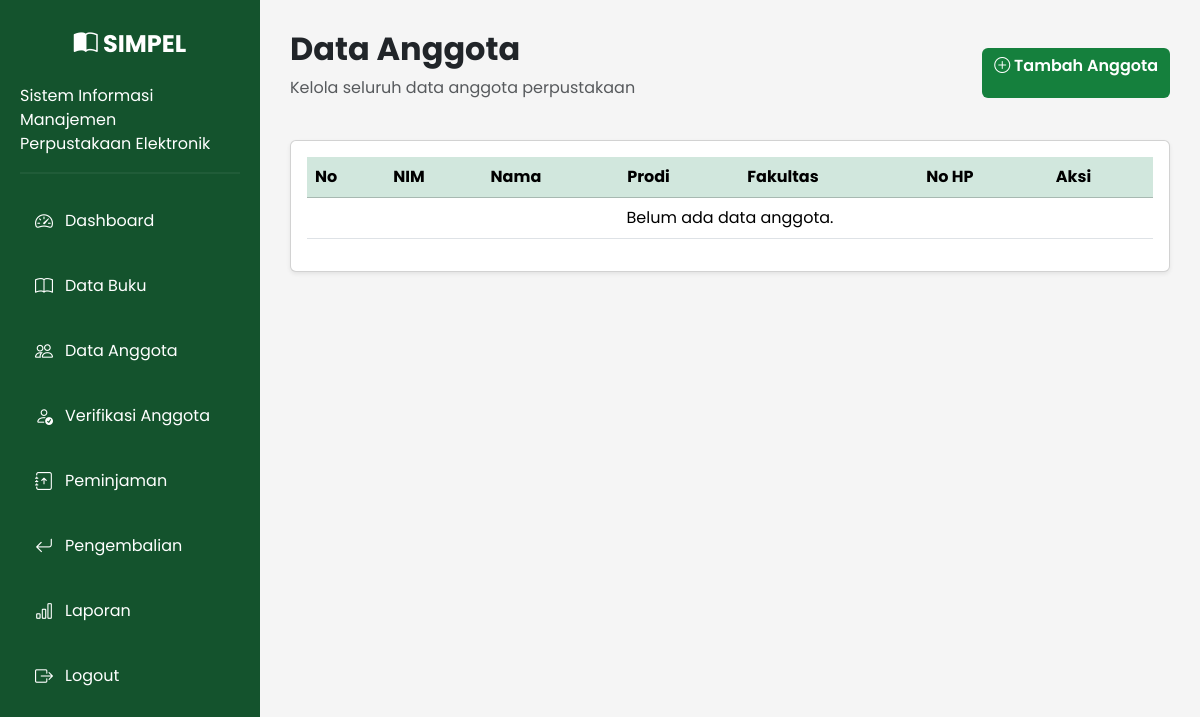
/anggota/ (signed in), run on an earlier commit of the app's database.
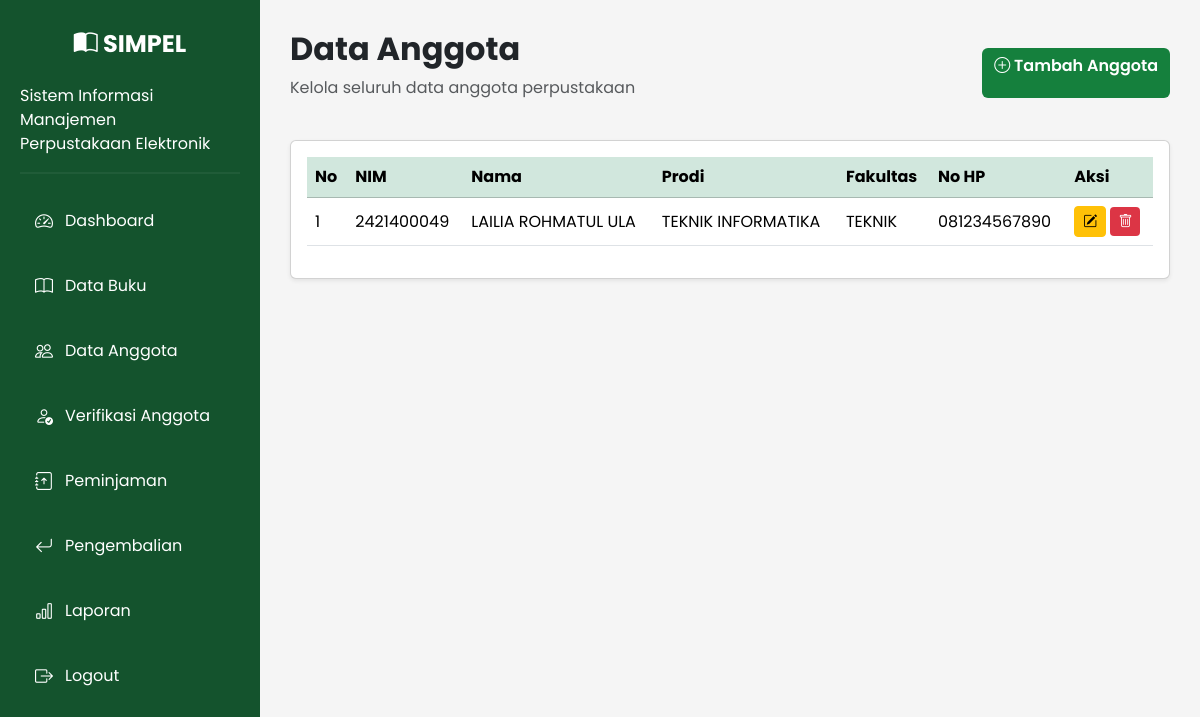
And on a later commit of the database.
### library/models.py (models this page shows, shortened)
class Anggota(models.Model):
    STATUS = (
        ('Menunggu', 'Menunggu'),
        ('Disetujui', 'Disetujui'),
        ('Ditolak', 'Ditolak'),
    )
    user = models.OneToOneField(
        User,
        on_delete=models.CASCADE,
        null=True,
        blank=True
    )
    nim = models.CharField(max_length=20)
    nama = models.CharField(max_length=100)
    prodi = models.CharField(max_length=100)
    fakultas = models.CharField(max_length=100)
    no_hp = models.CharField(max_length=20)
    alamat = models.TextField()
    status = models.CharField(
        max_length=20,
        choices=STATUS,
        default='Menunggu'
    )

### library/views.py (the view)
# urls.py: path('anggota/', views.anggota, name='anggota'),
@login_required(login_url='login')
def anggota(request):
    data_anggota = Anggota.objects.all().order_by('nim')
    return render(
        request,
        'library/anggota/index.html',
        {
            'anggota': data_anggota
        }
    )

### library/templates/library/anggota/index.html (shortened to what this page needs)
{% extends 'library/base.html' %}
{% block content %}
<div class="d-flex justify-content-between align-items-center mb-4">
    <div>
        <h2 class="fw-bold">Data Anggota</h2>
        <p class="text-muted">
            Kelola seluruh data anggota perpustakaan
        </p>
    </div>
    <a href="{% url 'tambah_anggota' %}" class="btn btn-success">
        <i class="bi bi-plus-circle"></i>
        Tambah Anggota
    </a>
</div>
<div class="card shadow-sm">
<div class="card-body">
<table class="table table-hover">
<thead class="table-success">
<tr>
<th>No</th>
<th>NIM</th>
<th>Nama</th>
<th>Prodi</th>
<th>Fakultas</th>
<th>No HP</th>
<th>Aksi</th>
</tr>
</thead>
<tbody>
{% for item in anggota %}
<tr>
<td>{{ forloop.counter }}</td>
<td>{{ item.nim }}</td>
<td>{{ item.nama }}</td>
<td>{{ item.prodi }}</td>
<td>{{ item.fakultas }}</td>
<td>{{ item.no_hp }}</td>
<td>
<a href="{% url 'edit_anggota' item.id %}" class="btn btn-warning btn-sm">
<i class="bi bi-pencil-square"></i>
</a>
<a href="{% url 'hapus_anggota' item.id %}"
   class="btn btn-danger btn-sm">
    <i class="bi bi-trash"></i>
</a>
</td>
</tr>
{% empty %}
<tr>
<td colspan="7" class="text-center">
Belum ada data anggota.
</td>
</tr>
{% endfor %}
</tbody>
</table>
</div>
</div>
{% endblock %}

What changed in the data, as far as the page shows it:
added Anggota: nim "2421400049", nama "LAILIA ROHMATUL ULA", prodi "TEKNIK INFORMATIKA", fakultas "TEKNIK", no_hp "081234567890"
Also different on the page:
text no longer shown: "Belum ada data anggota."
